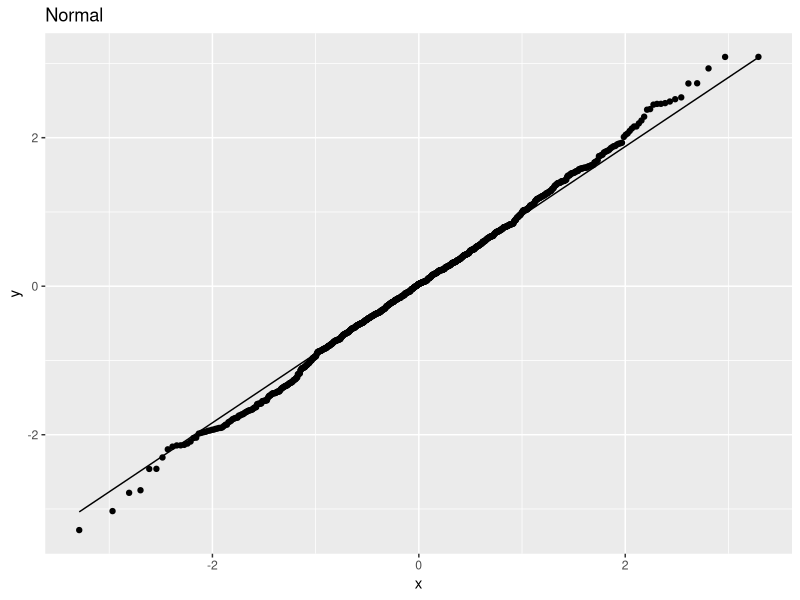
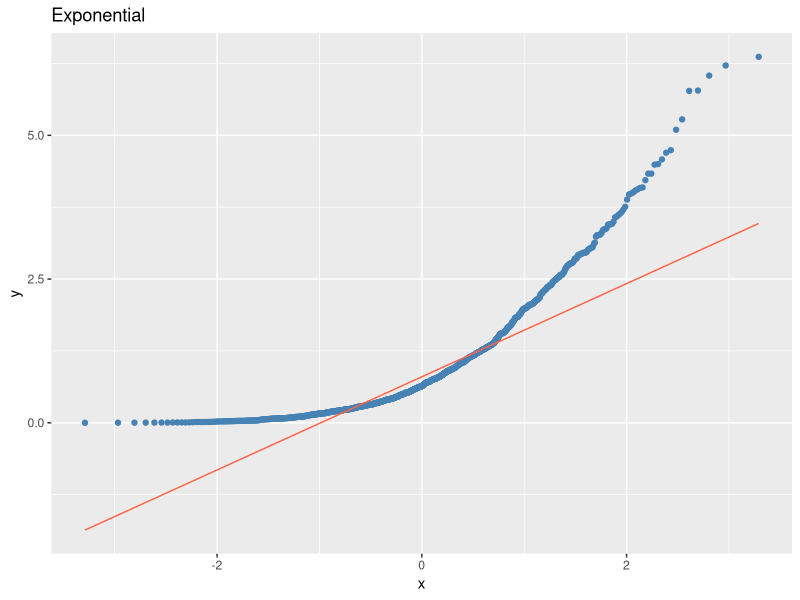
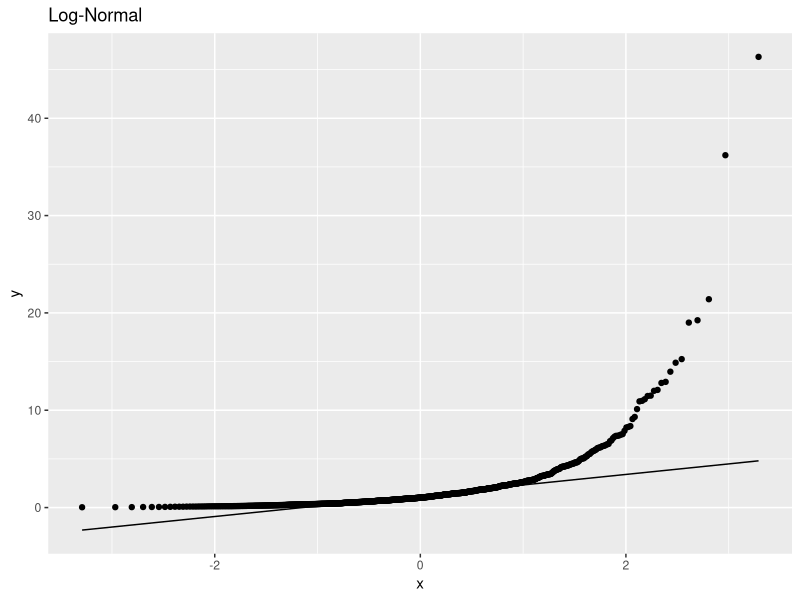
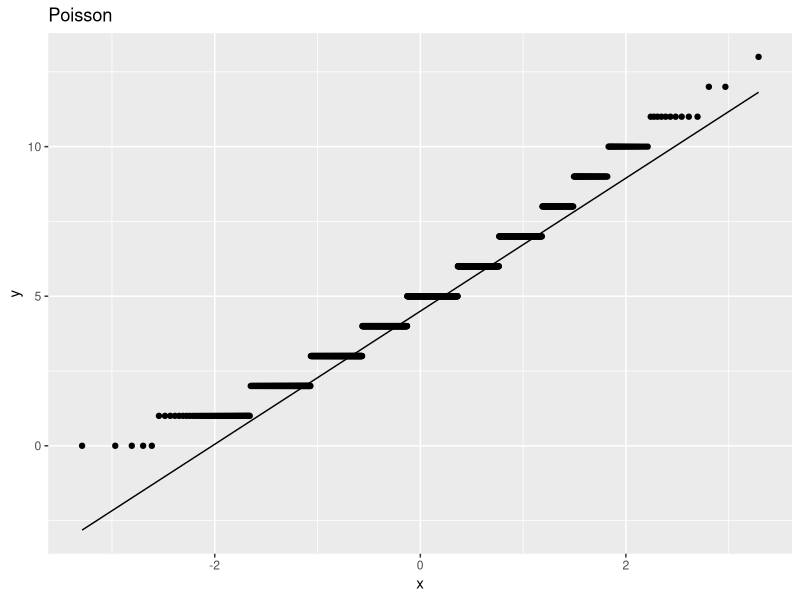
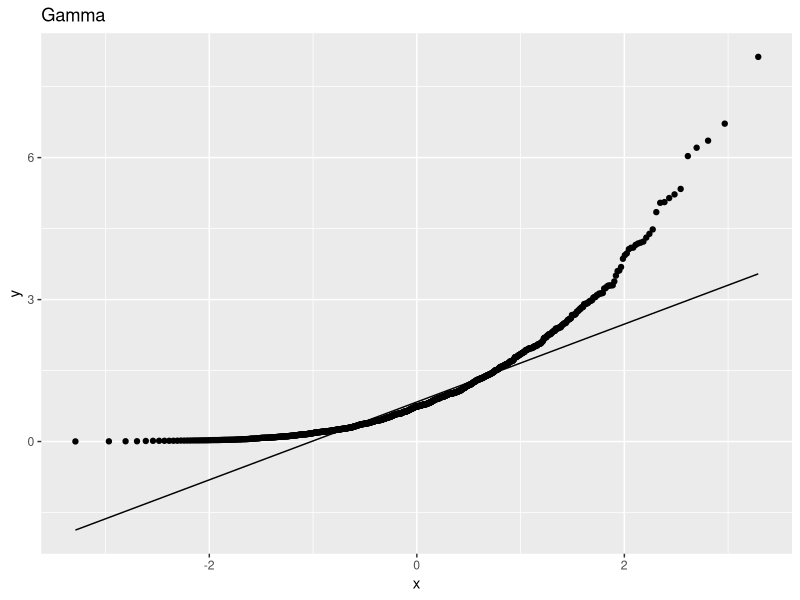
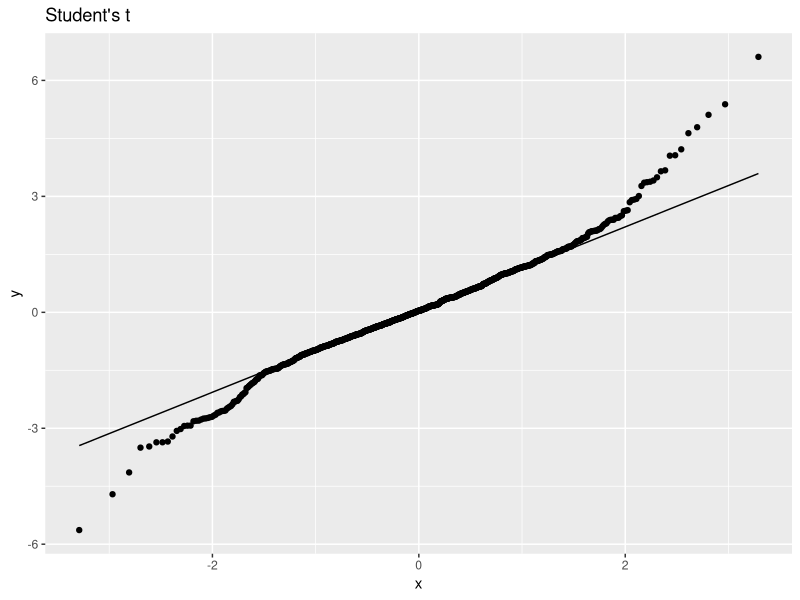
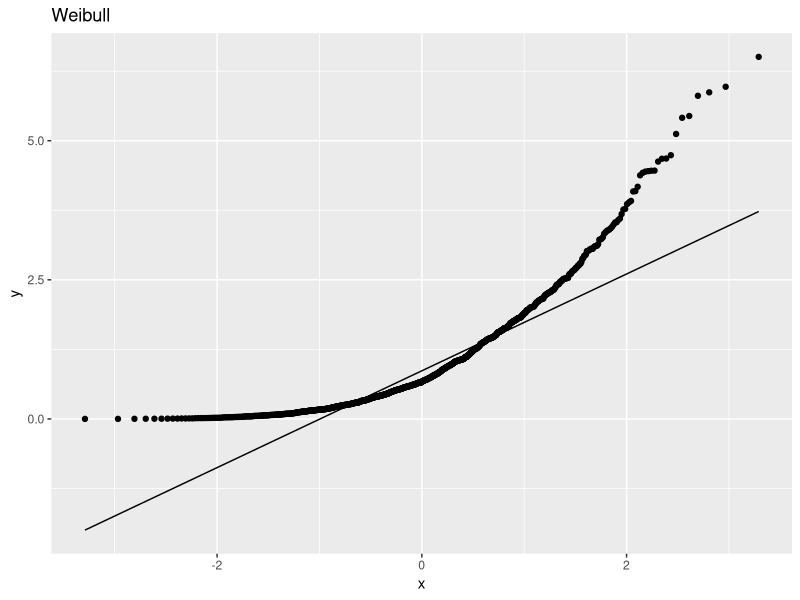
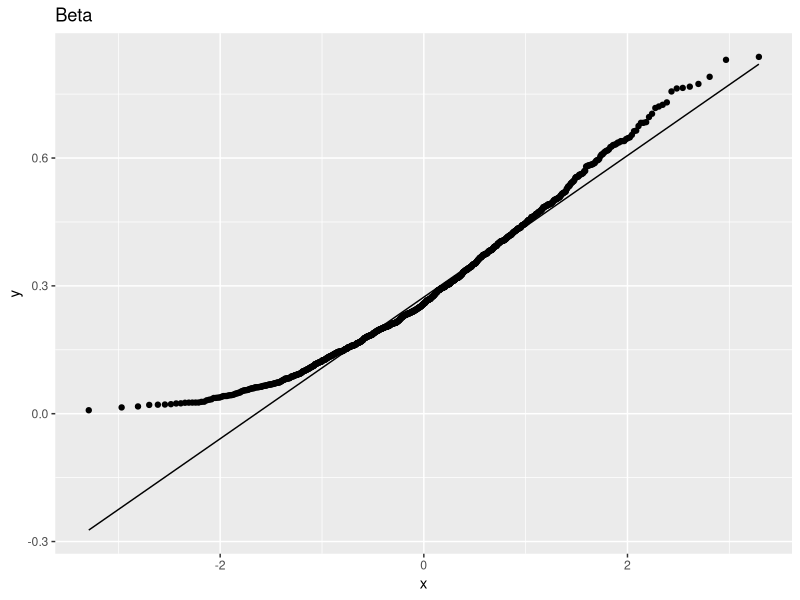

Generate these figures, in order, with R:
library(ggplot2)

#con datafarmes
#Normal baja kurtosis y skewness:

x <- rnorm(1000, mean = 0, sd = 1)
ggplot(data.frame(x), aes(sample = x)) + stat_qq() + stat_qq_line() + ggtitle("Normal ")
norm_dist <- rnorm(1000, mean = 0, sd = 1)

#Exponential alta kurtosis y low skewness:
x <- rexp(1000, rate = 1)
ggplot(data.frame(x), aes(sample = x)) + stat_qq(color='steelblue') + stat_qq_line(col="tomato") + ggtitle("Exponential ")

#Log-normal baja kurtosis y alta skewness:
x <- rlnorm(1000, meanlog = 0, sdlog = 1)
ggplot(data.frame(x), aes(sample = x)) + stat_qq() + stat_qq_line() + ggtitle("Log-Normal ")

#Poisson alta kurtosis y alta skewness:
x <- rpois(1000, lambda = 5)
ggplot(data.frame(x), aes(sample = x)) + stat_qq() + stat_qq_line() + ggtitle("Poisson ")

#Gamma baja kurtosis y baja skewness:
x <- rgamma(1000, shape = 1, rate = 1)
ggplot(data.frame(x), aes(sample = x)) + stat_qq() + stat_qq_line() + ggtitle("Gamma ")

#Student's t alta kurtosis y negativa skewness:
x <- rt(1000, df = 5)
ggplot(data.frame(x), aes(sample = x)) + stat_qq() + stat_qq_line() + ggtitle("Student's t")

#Chi-square alta kurtosis y positivs skewness:
x <- rweibull(1000, shape = 1, scale = 1)
ggplot(data.frame(x), aes(sample = x)) + stat_qq() + stat_qq_line() + ggtitle("Weibull ")

#Beta baja kurtosis y negativa skewness:
x <- rbeta(1000, shape1 = 2, shape2 = 5)
ggplot(data.frame(x), aes(sample = x)) + stat_qq() + stat_qq_line() + ggtitle("Beta ")

x <- rnorm(1000, mean = 0, sd = 1)
qqplot(x,1000, main = "Normal")

#con puero qq plots
y <- rnorm(1000, mean = 0, sd = 1)
qqplot(qnorm(ppoints(500), sd = 3), y,
      main = expression("Q-Q plot para normal"))
qqline(y, distribution = function(p) qnorm(p, sd = 3))
       
y <-rexp(1000, rate = 1)
qqplot(qexp(ppoints(500), rate = 1), y,
       main = expression("Q-Q plot para exp"))
qqline(y, distribution = function(p) qexp(p, rate = 1))
